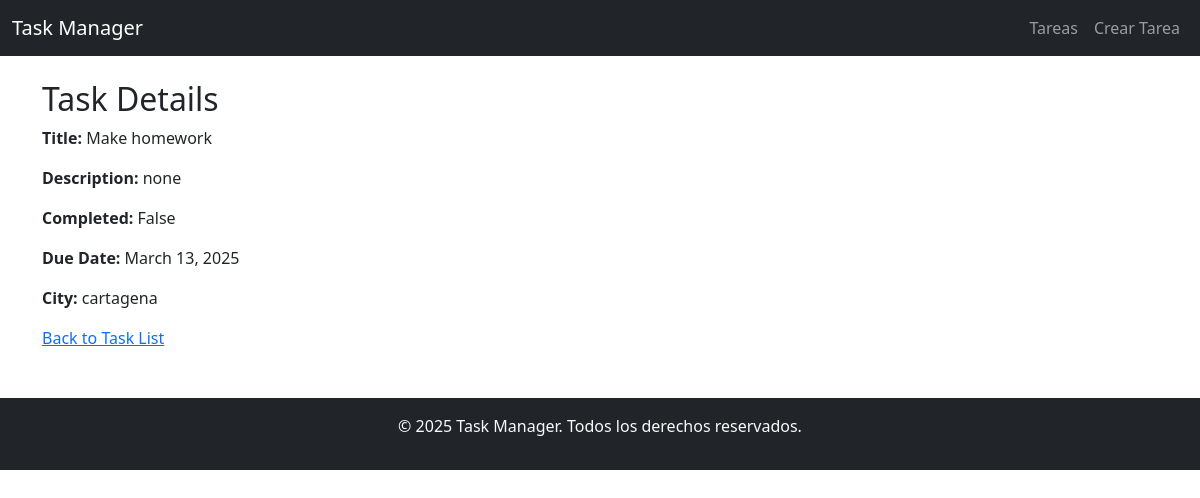
/tasks/1/, run on the app's committed database.
### task_manager/models.py (models this page shows, shortened)
class Task(models.Model):
    title = models.CharField(max_length=200)
    description = models.TextField(blank=True)
    completed = models.BooleanField(default=False)
    created_at = models.DateTimeField(auto_now_add=True)
    due_date = models.DateField(null=True, blank=True)
    city = models.CharField(max_length=100, blank=True)

### task_manager/apis/views.py (the view)
# urls.py: path('tasks/<int:pk>/', TaskDetailView.as_view(), name='task_detail'),
class TaskDetailView(DetailView):
    model = Task
    template_name = 'tasks/detail.html'
    def get_context_data(self, **kwargs):
        context = super().get_context_data(**kwargs)
        task = self.get_object()
        weather_data = None
        if task.city:
            weather_data = fetch_weather(task.city)
        context['weather'] = weather_data
        return context

### task_manager/apis/views.py (called while the page is built)
def fetch_weather(city):
    API_KEY = os.getenv("API_KEY_OPENWEATHER")
    url = f"https://api.openweathermap.org/data/2.5/weather?q={city}&appid={API_KEY}&units=metric"
    try:
        response = requests.get(url)
        data = response.json()
        if response.status_code == 200:
            return {
                'temperature': data['main']['temp'],
                'humidity': data['main']['humidity'],
                'description': data['weather'][0]['description']
            }
    except requests.exceptions.RequestException:
        return None
    return None

### task_manager/templates/tasks/detail.html (shortened to what this page needs)
{% extends 'base.html' %}
{% block content %}
<h2>Task Details</h2>
<p><strong>Title:</strong> {{ task.title }}</p>
<p><strong>Description:</strong> {{ task.description }}</p>
<p><strong>Completed:</strong> {{ task.completed }}</p>
<p><strong>Due Date:</strong> {{ task.due_date }}</p>
<p><strong>City:</strong> {{ task.city }}</p>
<a href="{% url 'task_manager_api:task_list' %}">Back to Task List</a>
{% endblock %}

### data on the page
Task: title "Make homework", description "none", completed "False", due_date "March 13, 2025", city "cartagena"
